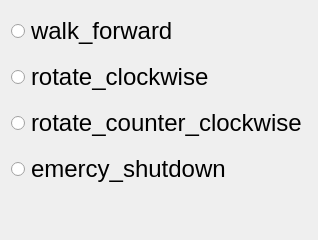
         <widget class="QWidget" name="walk_page">
          <layout class="QHBoxLayout" name="horizontalLayout_4">
           <item>
            <widget class="QFrame" name="frame_4">
             <property name="frameShape">
              <enum>QFrame::NoFrame</enum>
             </property>
             <property name="frameShadow">
              <enum>QFrame::Raised</enum>
             </property>
             <layout class="QVBoxLayout" name="verticalLayout_5">
              <property name="leftMargin">
               <number>0</number>
              </property>
              <property name="topMargin">
               <number>0</number>
              </property>
              <property name="rightMargin">
               <number>0</number>
              </property>
              <property name="bottomMargin">
               <number>0</number>
              </property>
              <item>
               <widget class="QRadioButton" name="walk_forward_btn">
                <property name="minimumSize">
                 <size>
                  <width>250</width>
                  <height>40</height>
                 </size>
                </property>
                <property name="styleSheet">
                 <string notr="true">QRadioButton{
font: 24px;
}</string>
                </property>
                <property name="text">
                 <string>walk_forward</string>
                </property>
                <attribute name="buttonGroup">
                 <string notr="true">buttonGroup</string>
                </attribute>
               </widget>
              </item>
              <item>
               <widget class="QRadioButton" name="rotate_clockwise_btn">
                <property name="minimumSize">
                 <size>
                  <width>250</width>
                  <height>40</height>
                 </size>
                </property>
                <property name="styleSheet">
                 <string notr="true">QRadioButton{
font: 24px;
}</string>
                </property>
                <property name="text">
                 <string>rotate_clockwise</string>
                </property>
                <attribute name="buttonGroup">
                 <string notr="true">buttonGroup</string>
                </attribute>
               </widget>
              </item>
              <item>
               <widget class="QRadioButton" name="rotate_c_clockwise_btn">
                <property name="minimumSize">
                 <size>
                  <width>250</width>
                  <height>40</height>
                 </size>
                </property>
                <property name="styleSheet">
                 <string notr="true">QRadioButton{
font: 24px;
}</string>
                </property>
                <property name="text">
                 <string>rotate_counter_clockwise</string>
                </property>
                <attribute name="buttonGroup">
                 <string notr="true">buttonGroup</string>
                </attribute>
               </widget>
              </item>
              <item>
               <widget class="QRadioButton" name="emercy_shutdown_btn">
                <property name="minimumSize">
                 <size>
                  <width>250</width>
                  <height>40</height>
                 </size>
                </property>
                <property name="styleSheet">
                 <string notr="true">QRadioButton{
font: 24px;
}</string>
                </property>
                <property name="text">
                 <string>emercy_shutdown</string>
                </property>
                <attribute name="buttonGroup">
                 <string notr="true">buttonGroup</string>
                </attribute>
               </widget>
              </item>
              <item>
               <spacer name="verticalSpacer_2">
                <property name="orientation">
                 <enum>Qt::Vertical</enum>
                </property>
                <property name="sizeHint" stdset="0">
                 <size>
                  <width>20</width>
                  <height>40</height>
                 </size>
                </property>
               </spacer>
              </item>
             </layout>
            </widget>
           </item>
          </layout>
         </widget>
